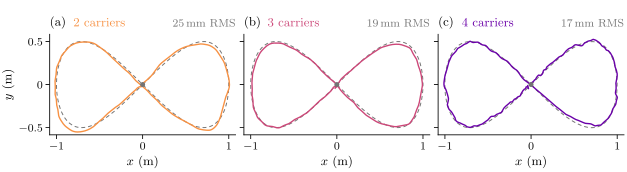

This figure's Python source:
#!/usr/bin/env python3
"""The figure-8 on the rig with 2, 3 and 4 carriers: the ring's path from above against the path it was asked to fly.

Message: with two, three or four carriers the ring follows the 2 m by 1 m figure-8 within about 2 cm (clock-free RMS
25, 19 and 17 mm), so at print scale its path lies on the reference.
Hero: three plan views at one scale, the reference dashed grey under the ring's path in its fleet size's colour, over
the scored path only (n2_bands' window: the path's first move to the planner's own descent). Each view is drawn about
the path's start, the eight's crossing, where the hold ended (a translation only). The limits follow the data, so a
re-render on other flights (best_data.RIG_BEST) needs no edit here. Left out: the lift, the hold and the landing, the
drones, the error parts (fig_components and fig_summary carry them).
Flights: best_data.RIG_BEST's figure-8 cells (23 Oct: f2slope and f3h, 22 Oct, 0.2 m/s; r2008e60, 7 Oct, the carry
planner at half that speed: not one variable).
"""
import os
import sys

import numpy as np
from matplotlib.ticker import MaxNLocator

sys.path.insert(0, os.path.dirname(os.path.abspath(__file__)))
import best_style as S  # noqa: E402
import best_data as B  # noqa: E402


def main():
    S.setup()
    fig = S.figure('full', 1.72)
    axs = fig.subplots(1, 3, sharex=True, sharey=True)
    reach = np.zeros(2)
    for ax, n in zip(axs, (2, 3, 4)):
        key = B.RIG_BEST[('figure-8', n)]
        f = B.Flight(key)
        s = B.path_parts(f)
        d = f.run()
        w = s['w']
        ref = d[['payload_ref_x', 'payload_ref_y']].to_numpy()
        P = d[['payload_x', 'payload_y']].to_numpy()
        o = ref[np.argmax(w)]
        ax.plot(*(ref[w] - o).T, **S.REF)
        ax.plot(*(P[w] - o).T, color=S.FLEET_COLOUR[n], lw=1.0, solid_joinstyle='round')
        ax.plot(0, 0, 'o', ms=2.6, color=S.GREY, zorder=4)
        reach = np.maximum(reach, np.nanmax(np.abs(np.vstack([ref[w], P[w]]) - o), axis=0))
        ax.set_aspect('equal')
        S.fleet_panel(ax, chr(ord('a') + n - 2), n)
        ax.annotate(f'{1000 * s["err"]:.0f}' + r'\,mm RMS', xy=(1, 1), xycoords='axes fraction', xytext=(0, 4),
                    textcoords='offset points', ha='right', va='bottom', fontsize=8, color=S.GREY)
        ax.set_xlabel(r'$x$ (m)')
        print(key, f'clock-free {1000 * s["err"]:.1f} mm over {s["window"][1] - s["window"][0]:.1f} s')
    lim = 1.06 * reach
    axs[0].set_xlim(-lim[0], lim[0])
    axs[0].set_ylim(-lim[1], lim[1])
    for axis in (axs[0].xaxis, axs[0].yaxis):
        axis.set_major_locator(MaxNLocator(nbins=3, steps=[1, 2, 2.5, 5, 10], symmetric=True))
    axs[0].set_ylabel(r'$y$ (m)')
    S.g_ticks(*axs)
    S.save(fig, 'fig_traj')


if __name__ == '__main__':
    main()
